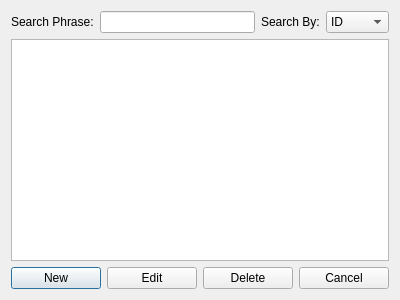
<?xml version="1.0" encoding="UTF-8"?>
<ui version="4.0">
 <class>SearchWindowReactorBankPlacement</class>
 <widget class="QDialog" name="SearchWindowReactorBankPlacement">
  <property name="geometry">
   <rect>
    <x>0</x>
    <y>0</y>
    <width>400</width>
    <height>300</height>
   </rect>
  </property>
  <property name="windowTitle">
   <string>Dialog</string>
  </property>
  <layout class="QVBoxLayout" name="verticalLayout">
   <item>
    <layout class="QHBoxLayout" name="horizontalLayout">
     <item>
      <widget class="QLabel" name="label">
       <property name="text">
        <string>Search Phrase:</string>
       </property>
      </widget>
     </item>
     <item>
      <widget class="QLineEdit" name="SWRBP_SP_lineEdit"/>
     </item>
     <item>
      <widget class="QLabel" name="label_2">
       <property name="text">
        <string>Search By:</string>
       </property>
      </widget>
     </item>
     <item>
      <widget class="QComboBox" name="SWRBP_SB_comboBox">
       <item>
        <property name="text">
         <string>ID</string>
        </property>
       </item>
       <item>
        <property name="text">
         <string>Name</string>
        </property>
       </item>
       <item>
        <property name="text">
         <string>JobID</string>
        </property>
       </item>
      </widget>
     </item>
    </layout>
   </item>
   <item>
    <widget class="QTableView" name="SWRBP_tableView"/>
   </item>
   <item>
    <layout class="QHBoxLayout" name="horizontalLayout_5">
     <item>
      <widget class="QPushButton" name="new_pushButton">
       <property name="text">
        <string>New</string>
       </property>
      </widget>
     </item>
     <item>
      <widget class="QPushButton" name="edit_pushButton">
       <property name="text">
        <string>Edit</string>
       </property>
      </widget>
     </item>
     <item>
      <widget class="QPushButton" name="delete_pushButton">
       <property name="text">
        <string>Delete</string>
       </property>
      </widget>
     </item>
     <item>
      <widget class="QPushButton" name="cancel_pushButton">
       <property name="text">
        <string>Cancel</string>
       </property>
      </widget>
     </item>
    </layout>
   </item>
  </layout>
 </widget>
 <resources/>
 <connections/>
</ui>
